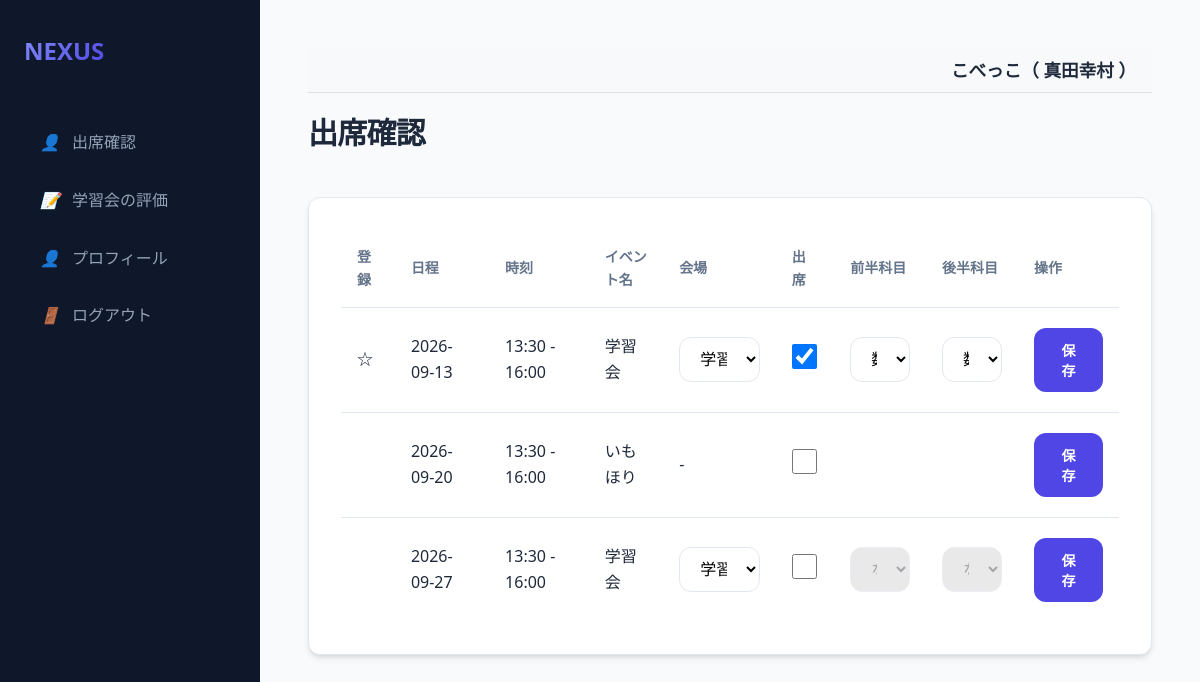
Page /student/dashboard (signed in) on the committed database.
### models.py (models this page shows, shortened)
class Organization(db.Model):
    id = db.Column(db.Integer, primary_key=True)
    name = db.Column(db.String(100), nullable=False)

class User(db.Model):
    id = db.Column(db.Integer, primary_key=True)
    username = db.Column(db.String(50), unique=True, nullable=False)
    name = db.Column(db.String(50), nullable=True)
    password_hash = db.Column(db.String(128), nullable=False)
    is_admin = db.Column(db.Boolean, default=False)
    is_super_admin = db.Column(db.Boolean, default=False)
    is_org_admin = db.Column(db.Boolean, default=False)
    organization_id = db.Column(db.Integer, db.ForeignKey('organization.id'), nullable=True)
    organization = db.relationship('Organization', backref='users')
    teacher_record = db.relationship('Teacher', back_populates='user', uselist=False)
    student_record = db.relationship('Student', back_populates='user', uselist=False)

class Event(db.Model):
    id = db.Column(db.Integer, primary_key=True)
    date = db.Column(db.DateTime, nullable=False)
    name = db.Column(db.String(100), nullable=False)
    organization_id = db.Column(db.Integer, db.ForeignKey('organization.id'), nullable=False)
    organization = db.relationship('Organization')
    venues = db.relationship('Venue', secondary=event_venue, backref='events')
    teacher_start = db.Column(db.String(5), nullable=False)
    teacher_end = db.Column(db.String(5), nullable=False)
    student_start = db.Column(db.String(5), nullable=False)
    student_end = db.Column(db.String(5), nullable=False)
    publish_to = db.Column(db.String(20), default='両0')
    status = db.Column(db.String(20), default='公開前')

class EventAttendance(db.Model):
    id = db.Column(db.Integer, primary_key=True)
    event_id = db.Column(db.Integer, db.ForeignKey('event.id'), nullable=False)
    user_id = db.Column(db.Integer, db.ForeignKey('user.id'), nullable=False)
    venue_id = db.Column(db.Integer, db.ForeignKey('venue.id'), nullable=True) # マッチング時に必要
    attend = db.Column(db.Boolean, default=False)
    subject1 = db.Column(db.String(20))
    subject2 = db.Column(db.String(20))
    achievement = db.Column(db.Integer) # 1-4
    compatibility = db.Column(db.Integer) # 1-4
    updated_by = db.Column(db.String(10)) # 'user' or 'admin'

### app.py (the view)
@app.route('/student/dashboard', methods=['GET'])
@login_required
def student_dashboard():
    user = db.session.get(User, session['user_id'])
    org_id = user.organization_id
    events = Event.query.filter(Event.organization_id == org_id,
                                Event.status.in_(['実施前', '実施']),
                                Event.publish_to.in_(['両方', '生徒'])).order_by(Event.date).all()
    venues = Venue.query.filter_by(organization_id=org_id).all()
    all_attendances = {a.event_id: a for a in EventAttendance.query.filter_by(user_id=session['user_id']).all()}
    return render_template('student_dashboard.html', events=events, venues=venues, all_attendances=all_attendances)

### app.py (called while the page is built)
@app.after_request
def add_header(response):
    response.headers['Cache-Control'] = 'no-store, no-cache, must-revalidate, max-age=0'
    response.headers['Pragma'] = 'no-cache'
    response.headers['Expires'] = '0'
    return response

def login_required(f):
    @wraps(f)
    def decorated_function(*args, **kwargs):
        if 'user_id' not in session:
            return redirect(url_for('login'))
        return f(*args, **kwargs)
    return decorated_function

@app.context_processor
def inject_globals():
    user = None
    group_division_enabled = False
    if 'user_id' in session:
        user = db.session.get(User, session['user_id'])
        if user and user.organization_id:
            cfg = Config.query.filter_by(key='group_division_enabled', organization_id=user.organization_id).first()
            if cfg and cfg.value == 'true':
                group_division_enabled = True
    return dict(current_user=user, group_division_enabled=group_division_enabled)

### templates/student_dashboard.html (shortened to what this page needs)
{% extends "base.html" %}
{% block content %}
<div class="header">
    <h1>出席確認</h1>
</div>
<div class="card">
    <div class="table-container">
        <table>
            <thead>
                <tr>
                    <th>登録</th>
                    <th>日程</th>
                    <th>時刻</th>
                    <th>イベント名</th>
                    <th>会場</th>
                    <th>出席</th>
                    <th>前半科目</th>
                    <th>後半科目</th>
                    <th>操作</th>
                </tr>
            </thead>
            <tbody>
                {% for event in events %}
                {% set att = all_attendances.get(event.id) %}
                {% set is_study = (event.name == '学習会') %}
                <tr>
                    <td>
                        {% if att %}
                            {% if att.updated_by == 'user' %}★
                            {% elif att.updated_by == 'admin' %}☆
                            {% endif %}
                        {% endif %}
                    </td>
                    <td>{{ event.date.strftime('%Y-%m-%d') }}</td>
                    <td>{{ event.student_start }} - {{ event.student_end }}</td>
                    <td>{{ event.name }}</td>
                    <td>
                        {% if is_study %}
                        <select name="venue_id" id="venue_{{event.id}}" form="form_{{event.id}}" class="subject-input">
                            {% for venue in venues %}
                            <option value="{{ venue.id }}" {{ 'selected' if att and att.venue_id == venue.id }}>{{ venue.name }}</option>
                            {% endfor %}
                        </select>
                        {% else %}
                        -
                        {% endif %}
                    </td>
                    <td>
                        <input type="checkbox" name="attend" value="true" form="form_{{event.id}}" class="large-checkbox attend-checkbox" data-event-id="{{event.id}}"
                               {{ 'checked' if att and att.attend }}>
                    </td>
                    <td>
                        {% if is_study %}
                        <select name="subject1" id="sub1_{{event.id}}" form="form_{{event.id}}" class="subject-input" {{ 'disabled' if not (att and att.attend) }}>
                            {% for sub in ['数学', '英語', '国語', '理科', '社会', 'なし'] %}
                            <option value="{{sub}}" {{ 'selected' if (att.subject1 if att else 'なし') == sub }}>{{sub}}</option>
                            {% endfor %}
                        </select>
                        {% else %}
                        &nbsp;
                        {% endif %}
                    </td>
                    <td>
                        {% if is_study %}
                        <select name="subject2" id="sub2_{{event.id}}" form="form_{{event.id}}" class="subject-input" {{ 'disabled' if not (att and att.attend) }}>
                            {% for sub in ['数学', '英語', '国語', '理科', '社会', 'なし'] %}
                            <option value="{{sub}}" {{ 'selected' if (att.subject2 if att else 'なし') == sub }}>{{sub}}</option>
                            {% endfor %}
                        </select>
                        {% else %}
                        &nbsp;
                        {% endif %}
                    </td>
                    <td>
                        <button type="submit" form="form_{{event.id}}" class="btn btn-primary">保存</button>
                    </td>
                </tr>
                {% endfor %}
            </tbody>
        </table>
    </div>
</div>
{% endblock %}

### templates/base.html (shortened to what this page needs)
<!DOCTYPE html>
<html lang="ja">
<head>
    <link rel="stylesheet" href="{{ url_for('static', filename='style.css') }}">
</head>
<body>
<aside class="sidebar">
    <a href="/" class="logo">
        <span>NEXUS</span>
    </a>
    <nav class="nav-links">
        {% if current_user.is_admin %}
        <a href="/events" class="nav-item {{ 'active' if request.path == '/events' }}">
            <i>📋</i> イベント管理
        </a>
        <a href="/event/select" class="nav-item {{ 'active' if request.path == '/event/select' }}">
            <i>📅</i> イベント一覧
        </a>
        <a href="/venues" class="nav-item {{ 'active' if request.path == '/venues' }}">
            <i>📍</i> 会場一覧
        </a>
        <a href="/settings" class="nav-item {{ 'active' if request.path == '/settings' }}">
            <i>⚙️</i> 設定
        </a>
        {% if group_division_enabled %}
        <a href="/groups" class="nav-item {{ 'active' if request.path == '/groups' }}">
            <i>👥</i> グループ設定
        </a>
        {% endif %}
        <a href="/prohibited_matches" class="nav-item {{ 'active' if request.path == '/prohibited_matches' }}">
            <i>🚫</i> マッチング禁止
        </a>
        {% if session.get('selected_event_name', '')|trim == '学習会' and session.get('selected_event_status', '')|trim == '実施後' %}
        <a href="/evaluation/teacher" class="nav-item {{ 'active' if request.path == '/evaluation/teacher' }}">
            <i>🧑‍🏫</i> 講師による評価
        </a>
        <a href="/evaluation/student" class="nav-item {{ 'active' if request.path == '/evaluation/student' }}">
            <i>🎓</i> 生徒の感想
        </a>
        {% else %}
        <a href="/teachers" class="nav-item {{ 'active' if request.path == '/teachers' }}">
            <i>🧑‍🏫</i> 講師一覧
        </a>
        <a href="/students" class="nav-item {{ 'active' if request.path == '/students' }}">
            <i>🎓</i> 生徒一覧
        </a>
        {% if session.get('selected_event_name', '')|trim == '学習会' and session.get('selected_event_status', '')|trim == '実施' %}
        <a href="/matching/setup" class="nav-item {{ 'active' if request.path == '/matching/setup' }}">
            <i>🔄</i> マッチング実行
        </a>
        <a href="/result" class="nav-item {{ 'active' if request.path == '/result' }}">
            <i>📊</i> マッチング結果
        </a>
        <a href="/matching/adjustment" class="nav-item {{ 'active' if request.path == '/matching/adjustment' }}">
            <i>🛠️</i> マッチング調整
        </a>
        {% endif %}
        {% endif %}
        {% if current_user.is_super_admin %}
        <a href="/users" class="nav-item {{ 'active' if request.path == '/users' }}">
            <i>⚙️</i> 管理者一覧
        </a>
        <a href="/organizations" class="nav-item {{ 'active' if request.path == '/organizations' }}">
            <i>🏢</i> 組織一覧
        </a>
        {% endif %}
        {% elif current_user.teacher_record %}
        <a href="{{ url_for('teacher_dashboard') }}" class="nav-item {{ 'active' if request.path == '/teacher/dashboard' }}">
            <i>👤</i> 出席確認
        </a>
        <a href="{{ url_for('teacher_evaluation') }}" class="nav-item {{ 'active' if request.path == '/teacher/evaluation' }}">
            <i>📝</i> 学習会の評価
        </a>
        <a href="{{ url_for('teacher_edit', id=current_user.teacher_record.id) }}" class="nav-item {{ 'active' if request.path == url_for('teacher_edit', id=current_user.teacher_record.id) }}">
            <i>👤</i> プロフィール
        </a>
        {% endif %}
        <a href="{{ url_for('logout') }}" class="nav-item">
            <i>🚪</i> ログアウト
        </a>
    </nav>
</aside>
<main class="main-content">
    {% if current_user %}
    <div style="background-color: #f8f9fa; padding: 0.5rem 1rem; margin-bottom: 1rem; border-bottom: 1px solid #dee2e6; text-align: right; font-size: 1.1rem; font-weight: bold;">
        {{ current_user.organization.name if current_user.organization else '組織なし' }}（
        {% if current_user.name %}
            {{ current_user.name }}
        {% elif current_user.teacher_record %}
            {{ current_user.teacher_record.name }}
        {% elif current_user.student_record %}
            {{ current_user.student_record.name }}
        {% else %}
            {{ current_user.username }}
        {% endif %}
        ）
    </div>
    {% endif %}
    {% block content %}{% endblock %}
</main>
</body>
</html>

### static/style.css (style rules this page uses)
:root { --primary: #4f46e5; --primary-hover: #4338ca; --bg-main: #f8fafc; --bg-card: #ffffff; --text-main: #1e293b; --text-muted: #64748b; --border: #e2e8f0; --shadow: 0 4px 6px -1px rgb(0 0 0 / 0.1), 0 2px 4px -2px rgb(0 0 0 / 0.1); --radius: 0.75rem; --sidebar-w: 260px; }
* { margin: 0; padding: 0; box-sizing: border-box; }
body { font-family: "Segoe UI", "Hiragino Kaku Gothic ProN", "Hiragino Sans", "Meiryo", sans-serif; background-color: var(--bg-main); color: var(--text-main); line-height: 1.6; display: flex; min-height: 100vh; }
.sidebar { width: var(--sidebar-w); background-color: #0f172a; color: white; padding: 2rem 1.5rem; display: flex; flex-direction: column; position: fixed; height: 100vh; transition: all 0.3s ease; }
.logo { font-size: 1.5rem; font-weight: 800; margin-bottom: 3rem; display: flex; align-items: center; gap: 0.75rem; color: #f8fafc; text-decoration: none; }
.logo span { background: linear-gradient(135deg, #818cf8, #4f46e5); -webkit-background-clip: text; -webkit-text-fill-color: transparent; }
.nav-links { display: flex; flex-direction: column; gap: 0.5rem; }
.nav-item { padding: 0.75rem 1rem; color: #94a3b8; text-decoration: none; border-radius: var(--radius); display: flex; align-items: center; gap: 0.75rem; transition: all 0.2s; }
.main-content { margin-left: var(--sidebar-w); flex: 1; padding: 3rem; max-width: 1200px; }
.header { display: flex; justify-content: space-between; align-items: center; margin-bottom: 2.5rem; }
h1 { font-size: 1.875rem; font-weight: 700; letter-spacing: -0.025em; }
.card { background: var(--bg-card); border: 1px solid var(--border); border-radius: var(--radius); padding: 2rem; box-shadow: var(--shadow); }
.table-container { overflow-x: auto; }
table { width: 100%; border-collapse: collapse; text-align: left; }
th { padding: 1rem; border-bottom: 1px solid var(--border); font-size: 0.875rem; text-transform: uppercase; color: var(--text-muted); font-weight: 600; }
td { padding: 1.25rem 1rem; border-bottom: 1px solid var(--border); }
tr:last-child td { border-bottom: none; }
input, select, textarea { width: 100%; padding: 0.75rem 1rem; border: 1px solid var(--border); border-radius: var(--radius); font-size: 1rem; transition: border-color 0.2s; background-color: #fff; }
.btn { display: inline-flex; align-items: center; justify-content: center; padding: 0.75rem 1.5rem; font-size: 0.875rem; font-weight: 600; border-radius: var(--radius); cursor: pointer; transition: all 0.2s; text-decoration: none; border: none; gap: 0.5rem; }
.btn-primary { background-color: var(--primary); color: white; }

### templates/student_dashboard.html (style rules this page uses)
.large-checkbox { width: 25px; height: 25px; cursor: pointer; }
input:disabled, select:disabled { background-color: #e0e0e0; }

### rows in the picture
Organization: organization "こべっこ"
User: name "真田幸村"
Event: date "2026-09-13", student_start "13:30", student_end "16:00", name "学習会", subject1 "数学", subject2 "数学"
Event: date "2026-09-20", student_start "13:30", student_end "16:00", name "いもほり"
Event: date "2026-09-27", student_start "13:30", student_end "16:00", name "学習会", subject1 "なし", subject2 "なし"

### other values in the picture
form field venue_id "学習会場A"
